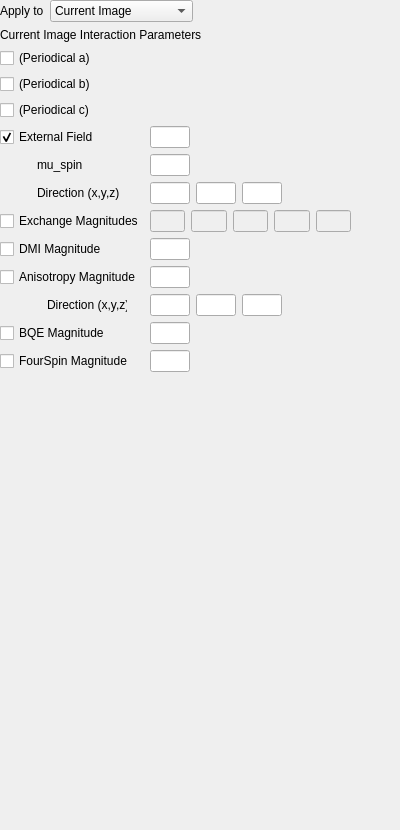
<?xml version="1.0" encoding="UTF-8"?>
<ui version="4.0">
 <class>HamiltonianIsotropicWidget</class>
 <widget class="QWidget" name="HamiltonianIsotropicWidget">
  <property name="geometry">
   <rect>
    <x>0</x>
    <y>0</y>
    <width>400</width>
    <height>830</height>
   </rect>
  </property>
  <property name="windowTitle">
   <string>Form</string>
  </property>
  <layout class="QGridLayout" name="gridLayout">
   <property name="leftMargin">
    <number>0</number>
   </property>
   <property name="topMargin">
    <number>0</number>
   </property>
   <property name="rightMargin">
    <number>0</number>
   </property>
   <property name="bottomMargin">
    <number>0</number>
   </property>
   <item row="1" column="0">
    <widget class="QLabel" name="label">
     <property name="text">
      <string>Current Image Interaction Parameters</string>
     </property>
    </widget>
   </item>
   <item row="0" column="0">
    <layout class="QGridLayout" name="gridLayout_31">
     <item row="0" column="1">
      <widget class="QComboBox" name="comboBox_Hamiltonian_Iso_ApplyTo">
       <property name="minimumSize">
        <size>
         <width>120</width>
         <height>0</height>
        </size>
       </property>
       <item>
        <property name="text">
         <string>Current Image</string>
        </property>
       </item>
       <item>
        <property name="text">
         <string>Current Image Chain</string>
        </property>
       </item>
       <item>
        <property name="text">
         <string>All Images</string>
        </property>
       </item>
      </widget>
     </item>
     <item row="0" column="0">
      <widget class="QLabel" name="label_23">
       <property name="maximumSize">
        <size>
         <width>60</width>
         <height>16777215</height>
        </size>
       </property>
       <property name="text">
        <string>Apply to</string>
       </property>
      </widget>
     </item>
     <item row="0" column="2">
      <spacer name="horizontalSpacer_18">
       <property name="orientation">
        <enum>Qt::Horizontal</enum>
       </property>
       <property name="sizeHint" stdset="0">
        <size>
         <width>40</width>
         <height>20</height>
        </size>
       </property>
      </spacer>
     </item>
    </layout>
   </item>
   <item row="2" column="0">
    <widget class="QScrollArea" name="scrollArea">
     <property name="frameShape">
      <enum>QFrame::NoFrame</enum>
     </property>
     <property name="widgetResizable">
      <bool>true</bool>
     </property>
     <widget class="QWidget" name="scrollAreaWidgetContents">
      <property name="geometry">
       <rect>
        <x>0</x>
        <y>0</y>
        <width>400</width>
        <height>770</height>
       </rect>
      </property>
      <layout class="QGridLayout" name="gridLayout_6">
       <property name="leftMargin">
        <number>0</number>
       </property>
       <property name="topMargin">
        <number>0</number>
       </property>
       <property name="rightMargin">
        <number>0</number>
       </property>
       <property name="bottomMargin">
        <number>0</number>
       </property>
       <item row="22" column="1">
        <spacer name="verticalSpacer_23">
         <property name="orientation">
          <enum>Qt::Vertical</enum>
         </property>
         <property name="sizeHint" stdset="0">
          <size>
           <width>20</width>
           <height>40</height>
          </size>
         </property>
        </spacer>
       </item>
       <item row="5" column="1">
        <layout class="QGridLayout" name="gridLayout_15">
         <item row="1" column="2">
          <widget class="QLineEdit" name="lineEdit_extHy">
           <property name="maximumSize">
            <size>
             <width>40</width>
             <height>16777215</height>
            </size>
           </property>
          </widget>
         </item>
         <item row="1" column="1">
          <widget class="QLineEdit" name="lineEdit_extHx">
           <property name="maximumSize">
            <size>
             <width>40</width>
             <height>16777215</height>
            </size>
           </property>
          </widget>
         </item>
         <item row="1" column="5">
          <spacer name="horizontalSpacer_8">
           <property name="orientation">
            <enum>Qt::Horizontal</enum>
           </property>
           <property name="sizeHint" stdset="0">
            <size>
             <width>40</width>
             <height>20</height>
            </size>
           </property>
          </spacer>
         </item>
         <item row="1" column="3">
          <widget class="QLineEdit" name="lineEdit_extHz">
           <property name="maximumSize">
            <size>
             <width>40</width>
             <height>16777215</height>
            </size>
           </property>
          </widget>
         </item>
         <item row="0" column="1">
          <widget class="QLineEdit" name="lineEdit_muSpin">
           <property name="maximumSize">
            <size>
             <width>40</width>
             <height>16777215</height>
            </size>
           </property>
          </widget>
         </item>
        </layout>
       </item>
       <item row="20" column="1">
        <widget class="QLineEdit" name="lineEdit_bqe">
         <property name="maximumSize">
          <size>
           <width>40</width>
           <height>16777215</height>
          </size>
         </property>
        </widget>
       </item>
       <item row="21" column="1">
        <widget class="QLineEdit" name="lineEdit_fourspin">
         <property name="maximumSize">
          <size>
           <width>40</width>
           <height>16777215</height>
          </size>
         </property>
        </widget>
       </item>
       <item row="10" column="0">
        <widget class="QCheckBox" name="checkBox_dmi">
         <property name="text">
          <string>DMI Magnitude</string>
         </property>
        </widget>
       </item>
       <item row="10" column="1">
        <widget class="QLineEdit" name="lineEdit_dmi">
         <property name="maximumSize">
          <size>
           <width>40</width>
           <height>16777215</height>
          </size>
         </property>
        </widget>
       </item>
       <item row="3" column="0">
        <widget class="QCheckBox" name="checkBox_extH">
         <property name="text">
          <string>External Field</string>
         </property>
         <property name="checked">
          <bool>true</bool>
         </property>
         <property name="tristate">
          <bool>false</bool>
         </property>
        </widget>
       </item>
       <item row="3" column="1">
        <layout class="QGridLayout" name="gridLayout_14">
         <item row="0" column="1">
          <widget class="QLineEdit" name="lineEdit_extH">
           <property name="maximumSize">
            <size>
             <width>40</width>
             <height>16777215</height>
            </size>
           </property>
          </widget>
         </item>
         <item row="0" column="2">
          <spacer name="horizontalSpacer_7">
           <property name="orientation">
            <enum>Qt::Horizontal</enum>
           </property>
           <property name="sizeHint" stdset="0">
            <size>
             <width>40</width>
             <height>20</height>
            </size>
           </property>
          </spacer>
         </item>
        </layout>
       </item>
       <item row="20" column="0">
        <widget class="QCheckBox" name="checkBox_bqe">
         <property name="text">
          <string>BQE Magnitude</string>
         </property>
        </widget>
       </item>
       <item row="21" column="0">
        <widget class="QCheckBox" name="checkBox_fourspin">
         <property name="text">
          <string>FourSpin Magnitude</string>
         </property>
        </widget>
       </item>
       <item row="11" column="1">
        <layout class="QGridLayout" name="gridLayout_17">
         <item row="0" column="1">
          <widget class="QLineEdit" name="lineEdit_aniso">
           <property name="maximumSize">
            <size>
             <width>40</width>
             <height>16777215</height>
            </size>
           </property>
          </widget>
         </item>
         <item row="0" column="2">
          <spacer name="horizontalSpacer_10">
           <property name="orientation">
            <enum>Qt::Horizontal</enum>
           </property>
           <property name="sizeHint" stdset="0">
            <size>
             <width>40</width>
             <height>20</height>
            </size>
           </property>
          </spacer>
         </item>
        </layout>
       </item>
       <item row="7" column="0">
        <widget class="QCheckBox" name="checkBox_exchange">
         <property name="text">
          <string>Exchange Magnitudes</string>
         </property>
        </widget>
       </item>
       <item row="13" column="0">
        <layout class="QGridLayout" name="gridLayout_23">
         <item row="0" column="1">
          <widget class="QLabel" name="label_17">
           <property name="maximumSize">
            <size>
             <width>80</width>
             <height>16777215</height>
            </size>
           </property>
           <property name="text">
            <string>Direction (x,y,z)</string>
           </property>
          </widget>
         </item>
         <item row="0" column="0">
          <spacer name="horizontalSpacer_14">
           <property name="orientation">
            <enum>Qt::Horizontal</enum>
           </property>
           <property name="sizeType">
            <enum>QSizePolicy::Minimum</enum>
           </property>
           <property name="sizeHint" stdset="0">
            <size>
             <width>30</width>
             <height>20</height>
            </size>
           </property>
          </spacer>
         </item>
        </layout>
       </item>
       <item row="1" column="0">
        <widget class="QCheckBox" name="checkBox_iso_periodical_b">
         <property name="text">
          <string>(Periodical b)</string>
         </property>
        </widget>
       </item>
       <item row="7" column="1">
        <layout class="QGridLayout" name="gridLayout_16">
         <item row="0" column="4">
          <widget class="QLineEdit" name="lineEdit_exchange4">
           <property name="enabled">
            <bool>false</bool>
           </property>
           <property name="maximumSize">
            <size>
             <width>40</width>
             <height>16777215</height>
            </size>
           </property>
          </widget>
         </item>
         <item row="0" column="5">
          <widget class="QLineEdit" name="lineEdit_exchange5">
           <property name="enabled">
            <bool>false</bool>
           </property>
           <property name="maximumSize">
            <size>
             <width>40</width>
             <height>16777215</height>
            </size>
           </property>
          </widget>
         </item>
         <item row="0" column="3">
          <widget class="QLineEdit" name="lineEdit_exchange3">
           <property name="enabled">
            <bool>false</bool>
           </property>
           <property name="maximumSize">
            <size>
             <width>40</width>
             <height>16777215</height>
            </size>
           </property>
          </widget>
         </item>
         <item row="0" column="2">
          <widget class="QLineEdit" name="lineEdit_exchange2">
           <property name="enabled">
            <bool>false</bool>
           </property>
           <property name="maximumSize">
            <size>
             <width>40</width>
             <height>16777215</height>
            </size>
           </property>
          </widget>
         </item>
         <item row="0" column="1">
          <widget class="QLineEdit" name="lineEdit_exchange1">
           <property name="enabled">
            <bool>false</bool>
           </property>
           <property name="maximumSize">
            <size>
             <width>40</width>
             <height>16777215</height>
            </size>
           </property>
          </widget>
         </item>
         <item row="0" column="6">
          <spacer name="horizontalSpacer_9">
           <property name="orientation">
            <enum>Qt::Horizontal</enum>
           </property>
           <property name="sizeHint" stdset="0">
            <size>
             <width>40</width>
             <height>20</height>
            </size>
           </property>
          </spacer>
         </item>
        </layout>
       </item>
       <item row="11" column="0">
        <widget class="QCheckBox" name="checkBox_aniso">
         <property name="text">
          <string>Anisotropy Magnitude</string>
         </property>
        </widget>
       </item>
       <item row="5" column="0">
        <layout class="QGridLayout" name="gridLayout_25">
         <item row="1" column="1">
          <widget class="QLabel" name="label_14">
           <property name="maximumSize">
            <size>
             <width>100</width>
             <height>16777215</height>
            </size>
           </property>
           <property name="text">
            <string>Direction (x,y,z)</string>
           </property>
          </widget>
         </item>
         <item row="1" column="0">
          <spacer name="horizontalSpacer_16">
           <property name="orientation">
            <enum>Qt::Horizontal</enum>
           </property>
           <property name="sizeType">
            <enum>QSizePolicy::Minimum</enum>
           </property>
           <property name="sizeHint" stdset="0">
            <size>
             <width>30</width>
             <height>20</height>
            </size>
           </property>
          </spacer>
         </item>
         <item row="0" column="1">
          <widget class="QLabel" name="label_13">
           <property name="text">
            <string>mu_spin</string>
           </property>
          </widget>
         </item>
        </layout>
       </item>
       <item row="0" column="0">
        <widget class="QCheckBox" name="checkBox_iso_periodical_a">
         <property name="text">
          <string>(Periodical a)</string>
         </property>
         <property name="checkable">
          <bool>true</bool>
         </property>
        </widget>
       </item>
       <item row="3" column="2">
        <spacer name="horizontalSpacer_6">
         <property name="orientation">
          <enum>Qt::Horizontal</enum>
         </property>
         <property name="sizeHint" stdset="0">
          <size>
           <width>40</width>
           <height>20</height>
          </size>
         </property>
        </spacer>
       </item>
       <item row="13" column="1">
        <layout class="QGridLayout" name="gridLayout_18">
         <item row="0" column="3">
          <widget class="QLineEdit" name="lineEdit_anisoz">
           <property name="maximumSize">
            <size>
             <width>40</width>
             <height>16777215</height>
            </size>
           </property>
          </widget>
         </item>
         <item row="0" column="2">
          <widget class="QLineEdit" name="lineEdit_anisoy">
           <property name="maximumSize">
            <size>
             <width>40</width>
             <height>16777215</height>
            </size>
           </property>
          </widget>
         </item>
         <item row="0" column="1">
          <widget class="QLineEdit" name="lineEdit_anisox">
           <property name="maximumSize">
            <size>
             <width>40</width>
             <height>16777215</height>
            </size>
           </property>
          </widget>
         </item>
         <item row="0" column="5">
          <spacer name="horizontalSpacer_11">
           <property name="orientation">
            <enum>Qt::Horizontal</enum>
           </property>
           <property name="sizeHint" stdset="0">
            <size>
             <width>40</width>
             <height>20</height>
            </size>
           </property>
          </spacer>
         </item>
        </layout>
       </item>
       <item row="2" column="0">
        <widget class="QCheckBox" name="checkBox_iso_periodical_c">
         <property name="text">
          <string>(Periodical c)</string>
         </property>
        </widget>
       </item>
      </layout>
     </widget>
    </widget>
   </item>
  </layout>
 </widget>
 <resources/>
 <connections/>
</ui>
